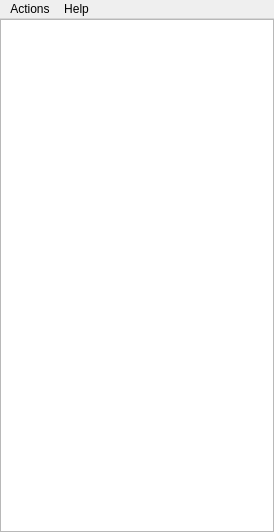
<?xml version="1.0" encoding="UTF-8"?>
<ui version="4.0">
 <class>MainWindow</class>
 <widget class="QMainWindow" name="MainWindow">
  <property name="geometry">
   <rect>
    <x>0</x>
    <y>0</y>
    <width>274</width>
    <height>532</height>
   </rect>
  </property>
  <property name="windowTitle">
   <string>Kutegram</string>
  </property>
  <widget class="QWidget" name="centralWidget">
   <layout class="QVBoxLayout" name="verticalLayout">
    <property name="spacing">
     <number>0</number>
    </property>
    <property name="margin">
     <number>0</number>
    </property>
    <item>
     <widget class="QTabBar" name="tabBar" native="true"/>
    </item>
    <item>
     <widget class="QListView" name="dialogView">
      <property name="verticalScrollMode">
       <enum>QAbstractItemView::ScrollPerPixel</enum>
      </property>
      <property name="horizontalScrollMode">
       <enum>QAbstractItemView::ScrollPerPixel</enum>
      </property>
     </widget>
    </item>
   </layout>
  </widget>
  <widget class="QMenuBar" name="menuBar">
   <property name="geometry">
    <rect>
     <x>0</x>
     <y>0</y>
     <width>274</width>
     <height>21</height>
    </rect>
   </property>
   <widget class="QMenu" name="actionsMenu">
    <property name="title">
     <string>Actions</string>
    </property>
    <addaction name="loginAction"/>
    <addaction name="logoutAction"/>
    <addaction name="separator"/>
    <addaction name="exitAction"/>
   </widget>
   <widget class="QMenu" name="helpMenu">
    <property name="title">
     <string>Help</string>
    </property>
    <addaction name="aboutAction"/>
    <addaction name="aboutQt"/>
   </widget>
   <addaction name="actionsMenu"/>
   <addaction name="helpMenu"/>
  </widget>
  <action name="loginAction">
   <property name="text">
    <string>Log in</string>
   </property>
  </action>
  <action name="exitAction">
   <property name="text">
    <string>Quit</string>
   </property>
   <property name="menuRole">
    <enum>QAction::QuitRole</enum>
   </property>
  </action>
  <action name="logoutAction">
   <property name="text">
    <string>Log out</string>
   </property>
  </action>
  <action name="aboutAction">
   <property name="text">
    <string>About Kutegram</string>
   </property>
   <property name="menuRole">
    <enum>QAction::AboutRole</enum>
   </property>
  </action>
  <action name="aboutQt">
   <property name="text">
    <string>About Qt</string>
   </property>
   <property name="menuRole">
    <enum>QAction::AboutQtRole</enum>
   </property>
  </action>
 </widget>
 <layoutdefault spacing="6" margin="11"/>
 <customwidgets>
  <customwidget>
   <class>QTabBar</class>
   <extends>QWidget</extends>
   <header>qtabbar.h</header>
   <container>1</container>
  </customwidget>
 </customwidgets>
 <resources/>
 <connections>
  <connection>
   <sender>loginAction</sender>
   <signal>triggered()</signal>
   <receiver>MainWindow</receiver>
   <slot>loginAction_triggered()</slot>
   <hints>
    <hint type="sourcelabel">
     <x>-1</x>
     <y>-1</y>
    </hint>
    <hint type="destinationlabel">
     <x>130</x>
     <y>233</y>
    </hint>
   </hints>
  </connection>
  <connection>
   <sender>dialogView</sender>
   <signal>activated(QModelIndex)</signal>
   <receiver>MainWindow</receiver>
   <slot>dialogView_activated(QModelIndex)</slot>
   <hints>
    <hint type="sourcelabel">
     <x>136</x>
     <y>280</y>
    </hint>
    <hint type="destinationlabel">
     <x>136</x>
     <y>265</y>
    </hint>
   </hints>
  </connection>
  <connection>
   <sender>logoutAction</sender>
   <signal>triggered()</signal>
   <receiver>MainWindow</receiver>
   <slot>logoutAction_triggered()</slot>
   <hints>
    <hint type="sourcelabel">
     <x>-1</x>
     <y>-1</y>
    </hint>
    <hint type="destinationlabel">
     <x>136</x>
     <y>265</y>
    </hint>
   </hints>
  </connection>
  <connection>
   <sender>exitAction</sender>
   <signal>triggered()</signal>
   <receiver>MainWindow</receiver>
   <slot>exitAction_triggered()</slot>
   <hints>
    <hint type="sourcelabel">
     <x>-1</x>
     <y>-1</y>
    </hint>
    <hint type="destinationlabel">
     <x>136</x>
     <y>265</y>
    </hint>
   </hints>
  </connection>
  <connection>
   <sender>aboutAction</sender>
   <signal>triggered()</signal>
   <receiver>MainWindow</receiver>
   <slot>aboutAction_triggered()</slot>
   <hints>
    <hint type="sourcelabel">
     <x>-1</x>
     <y>-1</y>
    </hint>
    <hint type="destinationlabel">
     <x>136</x>
     <y>265</y>
    </hint>
   </hints>
  </connection>
  <connection>
   <sender>aboutQt</sender>
   <signal>triggered()</signal>
   <receiver>MainWindow</receiver>
   <slot>aboutQt_triggered()</slot>
   <hints>
    <hint type="sourcelabel">
     <x>-1</x>
     <y>-1</y>
    </hint>
    <hint type="destinationlabel">
     <x>136</x>
     <y>265</y>
    </hint>
   </hints>
  </connection>
 </connections>
 <slots>
  <slot>loginAction_triggered()</slot>
  <slot>dialogView_activated(QModelIndex)</slot>
  <slot>logoutAction_triggered()</slot>
  <slot>exitAction_triggered()</slot>
  <slot>aboutAction_triggered()</slot>
  <slot>aboutQt_triggered()</slot>
 </slots>
</ui>
